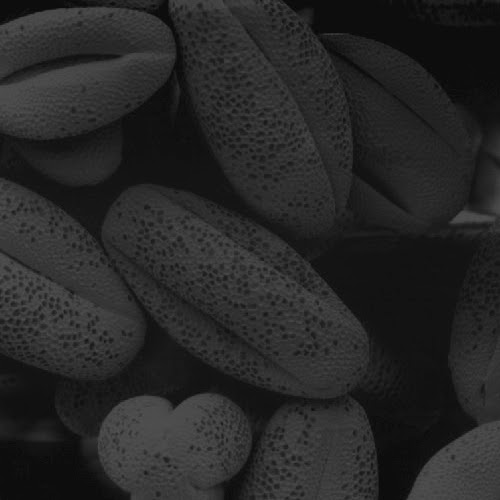
#> input picture LABORATORIOS/4. CORRECCION - CONTRASTE - GAMMA/darkPollen.jpg, 500 x 500 px, given in place of the camera
$ jupyter execute practicaWebCam.ipynb
#> lines starting #> are read from the running program, lines starting #| are printed output that depends on the picture
### LABORATORIOS/4. CORRECCION - CONTRASTE - GAMMA/PanelControl.py
# --------------------------------------------
# Autor: Ruben Dario Florez Zela
# Fecha: 01 de febrero de 2025
# Descripción: Codigo para realizar concatenacion
#              de imagenes y videos en un panlel
#              didactico e interactivo.
# Contacto: ruben.florez@unsaac.edu.pe
#
# Licencia: MIT
#
# Copyright (c) 2025 Ruben Dario Florez Zela
#
# Permission is hereby granted, free of charge, to any person obtaining a copy
# of this software and associated documentation files (the "Software"), to deal
# in the Software without restriction, including without limitation the rights
# to use, copy, modify, merge, publish, distribute, sublicense, and/or sell
# copies of the Software, and to permit persons to whom the Software is
# furnished to do so, subject to the following conditions:
#
# The above copyright notice and this permission notice shall be included in all
# copies or substantial portions of the Software.
#
# THE SOFTWARE IS PROVIDED "AS IS", WITHOUT WARRANTY OF ANY KIND, EXPRESS OR
# IMPLIED, INCLUDING BUT NOT LIMITED TO THE WARRANTIES OF MERCHANTABILITY,
# FITNESS FOR A PARTICULAR PURPOSE AND NONINFRINGEMENT. IN NO EVENT SHALL THE
# AUTHORS OR COPYRIGHT HOLDERS BE LIABLE FOR ANY CLAIM, DAMAGES OR OTHER
# LIABILITY, WHETHER IN AN ACTION OF CONTRACT, TORT OR OTHERWISE, ARISING FROM,
# OUT OF OR IN CONNECTION WITH THE SOFTWARE OR THE USE OR OTHER DEALINGS IN THE
# SOFTWARE.
# --------------------------------------------

import cv2
import numpy as np

def crear_panel(imagenes, etiquetas, filas, columnas, tamaño_base=200, escala_panel=100):
    ancho_panel = columnas * tamaño_base
    alto_panel = filas * tamaño_base

    total_celdas = filas * columnas
    while len(imagenes) < total_celdas:
        imagenes.append(np.zeros((tamaño_base, tamaño_base, 3), dtype=np.uint8))
        etiquetas.append("no image")

    celdas = []
    for img, etiqueta in zip(imagenes, etiquetas):
        if len(img.shape) == 2:
            img = cv2.cvtColor(img, cv2.COLOR_GRAY2BGR)

        h, w = img.shape[:2]
        escala = min(1.0, tamaño_base/w, tamaño_base/h)
        img_resized = cv2.resize(img, (0,0), fx=escala, fy=escala)

        canvas = np.zeros((tamaño_base, tamaño_base, 3), dtype=np.uint8)

        y_offset = (tamaño_base - img_resized.shape[0]) // 2
        x_offset = (tamaño_base - img_resized.shape[1]) // 2
        canvas[y_offset:y_offset+img_resized.shape[0],
               x_offset:x_offset+img_resized.shape[1]] = img_resized

        cv2.putText(canvas, etiqueta, (10, 20),
                   cv2.FONT_HERSHEY_SIMPLEX, 0.5, (0,255,0), 1)

        celdas.append(canvas)

    panel_filas = []
    for i in range(0, len(celdas), columnas):
        fila = np.hstack(celdas[i:i+columnas])
        panel_filas.append(fila)

    panel = np.vstack(panel_filas[:filas])

    if escala_panel != 100:
        panel = cv2.resize(panel, (0,0),
                          fx=escala_panel/100,
                          fy=escala_panel/100)

    return panel

### LABORATORIOS/4. CORRECCION - CONTRASTE - GAMMA/practicaWebCam.ipynb
[cell 1]
import cv2
import numpy as np
from PanelControl import *

[cell 2]
def empty(a) :
    pass

cv2.namedWindow("Bars", cv2.WINDOW_NORMAL)
cv2.resizeWindow("Bars", 500, 300)
# Create trackbar agregar por defecto el 0
cv2.createTrackbar("Contrast", "Bars", 100, 300, empty) # 1 (no cambia el contraste) [0 255]
cv2.createTrackbar("Brightness", "Bars", 100, 200, empty) # 0 (no cambia el brillo). Rango: [-255, 255]
cv2.createTrackbar("Gamma", "Bars", 100, 300, empty) # 1 (no tiene efecto)

# Videos Equalizado
cv2.createTrackbar("Contrast Eq", "Bars", 100, 300, empty) # 1 (no cambia el contraste) [0 255]
cv2.createTrackbar("Brightness Eq", "Bars", 100, 200, empty) # 0 (no cambia el brillo). Rango: [-255, 255]
cv2.createTrackbar("Gamma Eq", "Bars", 100, 300, empty) # 1 (no tiene efecto)

cv2.createTrackbar("Clip", "Bars", 100, 200, empty) #
cv2.createTrackbar("Grid size", "Bars", 0, 16, empty) #

# Cargar imagen original solo una vez
# img = cv2.imread("./darkPollen.jpg")

vid = cv2.VideoCapture(0)

while True :
    # Lectura de video
    _, frame = vid.read()
#> frame is the input picture: shape (500, 500, 3); min 5, max 85, mean 38.8

    contraste  = cv2.getTrackbarPos("Contrast", "Bars") / 100
    contraste = max(contraste, 0.1) # El inicio es en (0.1)

    brillo = cv2.getTrackbarPos("Brightness", "Bars") - 100

    gamma = cv2.getTrackbarPos("Gamma", "Bars") / 100
    gamma = max(gamma, 0.1)

    # Controles vid eq.
    contraste_eq  = cv2.getTrackbarPos("Contrast Eq", "Bars") / 100
    contraste_eq = max(contraste_eq, 0.1) # El inicio es en (0.1)

    brillo_eq = cv2.getTrackbarPos("Brightness Eq", "Bars") - 100

    gamma_eq = cv2.getTrackbarPos("Gamma Eq", "Bars") / 100
    gamma_eq = max(gamma_eq, 0.1)

    clip = cv2.getTrackbarPos("Clip", "Bars") / 100
    tilegrid = cv2.getTrackbarPos("Grid size", "Bars") + 8

    # Ajuste de contraste
    frame_contraste = cv2.convertScaleAbs(frame, alpha=contraste, beta=0)
    frame_contraste = np.clip(frame_contraste, 0, 255).astype(np.uint8)

    # Ajuste de brillo
    frame_brillo = cv2.add(frame_contraste, (brillo, brillo, brillo))
    frame_brillo = np.clip(frame_brillo, 0, 255).astype(np.uint8)

    # Ajuste gamma
    frame_gamma = np.power(frame_brillo/255, gamma)*255
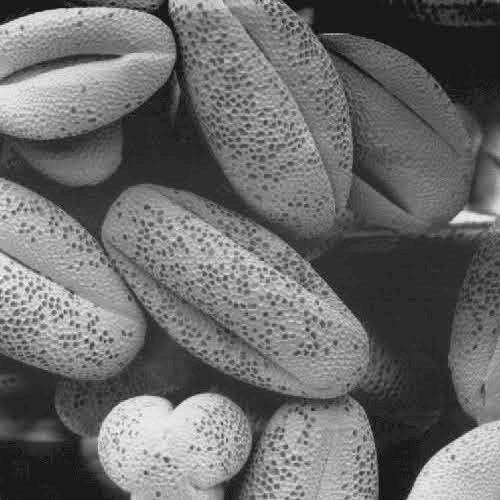
#> frame_gamma: shape (500, 500, 3) float64; min 5, max 85, mean 38.8; drawn with min black and max white
    frame_gamma = np.clip(frame_gamma, 0, 255).astype(np.uint8)

    clahe = cv2.createCLAHE( clipLimit=clip, tileGridSize=(tilegrid, tilegrid))

    # Frame ecualizado

    frame_hsv = cv2.cvtColor(frame, cv2.COLOR_BGR2HSV)
#> frame_hsv: shape (500, 500, 3); mean H, S, V 0, 0, 38.8
    frame_hsv[:, :, 2] = clahe.apply(frame_hsv[:, :, 2])
#> frame_hsv: shape (500, 500, 3); mean H, S, V 0, 0, 53.7
    frame_hsv_bgr = cv2.cvtColor(frame_hsv, cv2.COLOR_HSV2BGR)
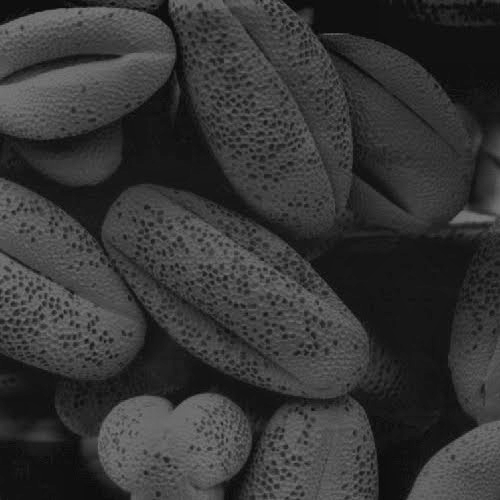
#> frame_hsv_bgr: shape (500, 500, 3); min 5, max 124, mean 53.7

    fr_contraste_eq = cv2.convertScaleAbs(frame_hsv_bgr, alpha=contraste_eq, beta=0)
    fr_contraste_eq = np.clip(fr_contraste_eq, 0, 255).astype(np.uint8)

    # Ajuste de brillo
    fr_brillo_eq = cv2.add(fr_contraste_eq, (brillo_eq, brillo_eq, brillo_eq))
    fr_brillo_eq = np.clip(fr_brillo_eq, 0, 255).astype(np.uint8)

    # Ajuste gamma
    fr_gamma_eq = np.power(fr_brillo_eq/255, gamma_eq)*255
    fr_gamma_eq = np.clip(fr_gamma_eq, 0, 255).astype(np.uint8)


    config = {
        'imagenes' : [frame, frame_contraste, frame_brillo, frame_gamma, frame_hsv_bgr, fr_contraste_eq, fr_brillo_eq, fr_gamma_eq],
        'etiquetas' : ["Original", "Frame Contraste", "Frame Brillo", "Frame Gamma", "Frame Ecualizado", "Frame Eq. Contraste", "Frame Eq. Brillo", "Frame Eq. Gamma"],
        'filas': 2,
        'columnas': 4,
        'tamaño_base' : 250,
        'escala_panel' : 100
    }

    panel = crear_panel(**config)
#> after the loop in crear_panel, `while len(imagenes) < total_celdas:`: etiquetas = ['Original', 'Frame Contraste', 'Frame Brillo', 'Frame Gamma', 'Frame Ecualizado', 'Frame Eq. Contraste', 'Frame Eq. Brillo', 'Frame Eq. Gamma']; imagenes = 8 items
#> the loop in crear_panel, `for img, etiqueta in zip(imagenes, etiquetas):` made 8 passes
#> the loop in crear_panel, `for i in range(0, len(celdas), columnas):` made 2 passes
#> i on pass 2: 4
#> pass 1, in crear_panel, `fila = np.hstack(celdas[i:i+columnas])`:
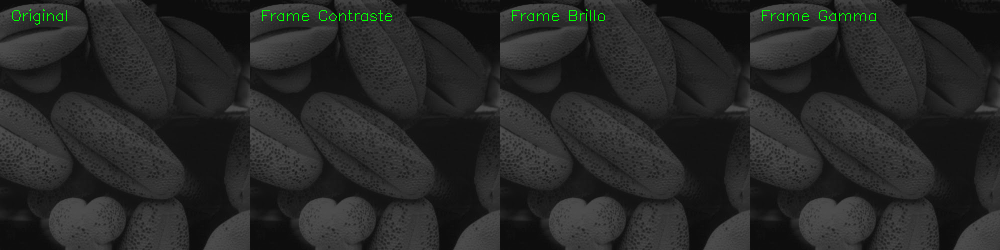
#> fila: shape (250, 1000, 3); mean of channels 0, 1, 2 38.7, 39.6, 38.7; drawn as B, G, R
#> pass 2, in crear_panel, `fila = np.hstack(celdas[i:i+columnas])`:
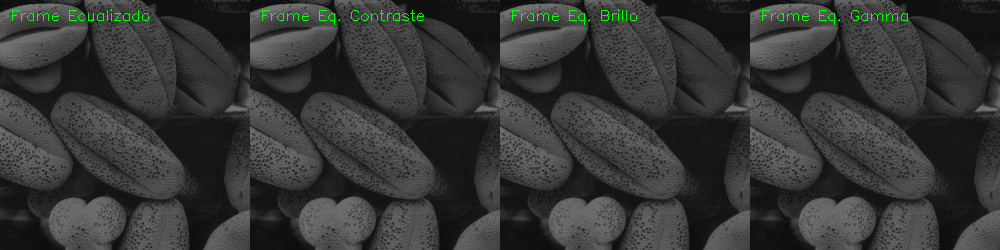
#> fila: shape (250, 1000, 3); mean of channels 0, 1, 2 53.5, 54.7, 53.5; drawn as B, G, R
#> after the loop in crear_panel, `for i in range(0, len(celdas), columnas):`: panel_filas = 2 items
#> in crear_panel, `panel = np.vstack(panel_filas[:filas])`:
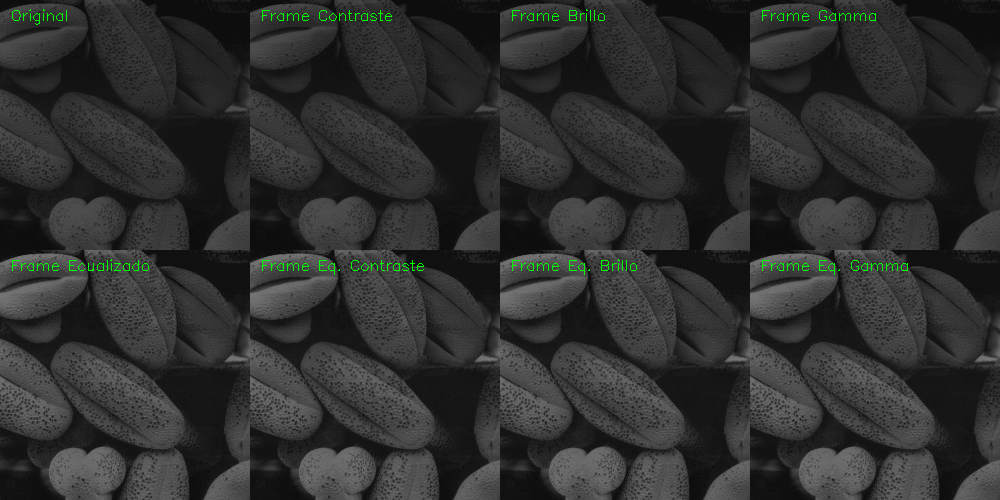
#> panel: shape (500, 1000, 3); mean of channels 0, 1, 2 46.1, 47.1, 46.1; drawn as B, G, R
    cv2.imshow('Panel', panel)

    if cv2.waitKey(1) & 0xFF == 27 :
#> (key Esc is pressed here)
        break

vid.release()
cv2.destroyAllWindows()

$ run again, on LABORATORIOS/4. CORRECCION - CONTRASTE - GAMMA/1101.png
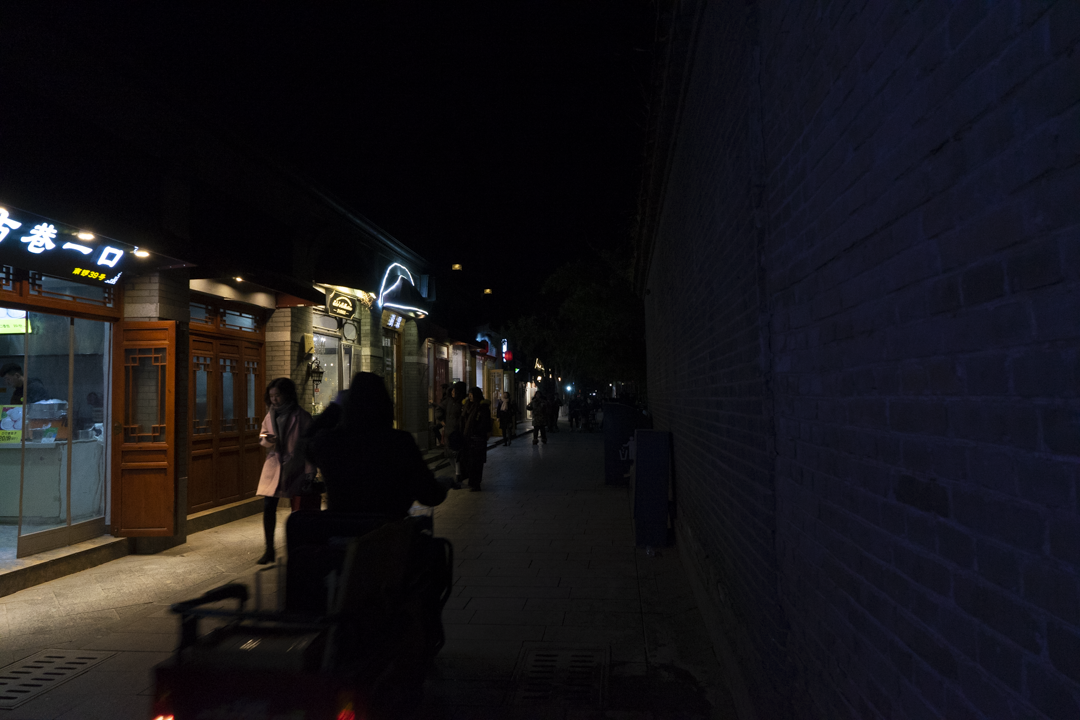
#> input picture LABORATORIOS/4. CORRECCION - CONTRASTE - GAMMA/1101.png, 1080 x 720 px, given in place of the camera
#> frame is the input picture: shape (720, 1080, 3); mean B, G, R 25.2, 21.5, 23.2
#> after the loop in crear_panel, `while len(imagenes) < total_celdas:`: etiquetas = ['Original', 'Frame Contraste', 'Frame Brillo', 'Frame Gamma', 'Frame Ecualizado', 'Frame Eq. Contraste', 'Frame Eq. Brillo', 'Frame Eq. Gamma']; imagenes = 8 items
#> the loop in crear_panel, `for img, etiqueta in zip(imagenes, etiquetas):` made 8 passes
#> after the loop in crear_panel, `for img, etiqueta in zip(imagenes, etiquetas):`:
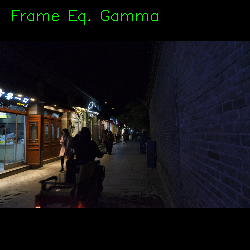
#> canvas: shape (250, 250, 3); mean B, G, R 22.8, 20.1, 20.6
#> the loop in crear_panel, `for i in range(0, len(celdas), columnas):` made 2 passes
#> i on pass 2: 4
#> after the loop in crear_panel, `for i in range(0, len(celdas), columnas):`: panel_filas = 2 items
#> in crear_panel, `panel = np.vstack(panel_filas[:filas])`:
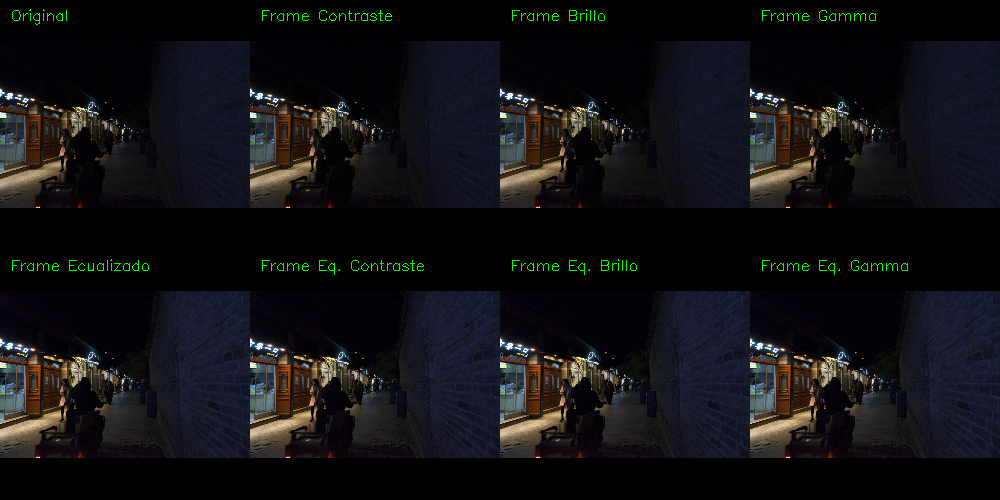
#> panel: shape (500, 1000, 3); mean of channels 0, 1, 2 19.8, 17.7, 18; drawn as B, G, R
